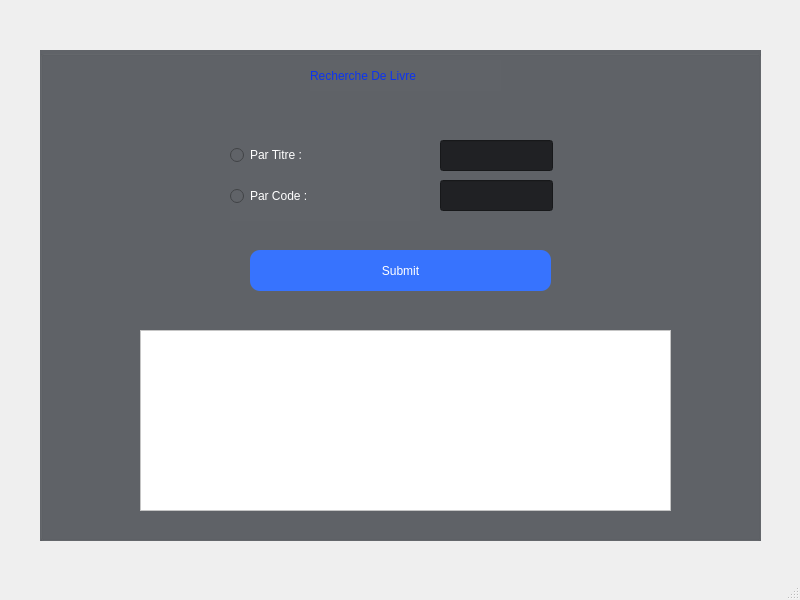
<?xml version="1.0" encoding="UTF-8"?>
<ui version="4.0">
 <class>SearchBook</class>
 <widget class="QMainWindow" name="SearchBook">
  <property name="geometry">
   <rect>
    <x>0</x>
    <y>0</y>
    <width>800</width>
    <height>600</height>
   </rect>
  </property>
  <property name="windowTitle">
   <string>MainWindow</string>
  </property>
  <widget class="QWidget" name="centralwidget">
   <widget class="QGroupBox" name="groupBox">
    <property name="geometry">
     <rect>
      <x>40</x>
      <y>50</y>
      <width>721</width>
      <height>491</height>
     </rect>
    </property>
    <property name="layoutDirection">
     <enum>Qt::LeftToRight</enum>
    </property>
    <property name="styleSheet">
     <string notr="true">background-color:#606368;

</string>
    </property>
    <property name="title">
     <string/>
    </property>
    <widget class="QPushButton" name="pushButton">
     <property name="geometry">
      <rect>
       <x>210</x>
       <y>200</y>
       <width>301</width>
       <height>41</height>
      </rect>
     </property>
     <property name="styleSheet">
      <string notr="true">QPushButton{
background-color:#3773FE;
color:white;
font: 75 12pt &quot;Arial&quot;;
border-radius:10px;
}

QPushButton:hover:!pressed
{
  border: 1px solid black;
}</string>
     </property>
     <property name="text">
      <string>Submit</string>
     </property>
    </widget>
    <widget class="QLabel" name="label">
     <property name="geometry">
      <rect>
       <x>270</x>
       <y>10</y>
       <width>191</width>
       <height>31</height>
      </rect>
     </property>
     <property name="layoutDirection">
      <enum>Qt::LeftToRight</enum>
     </property>
     <property name="styleSheet">
      <string notr="true">color:#0C34F0;
font: 75 16pt bold &quot;Arial Nova&quot;;</string>
     </property>
     <property name="text">
      <string>Recherche De Livre</string>
     </property>
    </widget>
    <widget class="QWidget" name="layoutWidget">
     <property name="geometry">
      <rect>
       <x>190</x>
       <y>80</y>
       <width>190</width>
       <height>91</height>
      </rect>
     </property>
     <layout class="QVBoxLayout" name="verticalLayout">
      <item>
       <widget class="QRadioButton" name="radioButton1">
        <property name="styleSheet">
         <string notr="true">color: rgb(255, 255, 255);
font: 75 12pt &quot;Arial&quot;;
</string>
        </property>
        <property name="text">
         <string>Par Titre : </string>
        </property>
       </widget>
      </item>
      <item>
       <widget class="QRadioButton" name="radioButton2">
        <property name="styleSheet">
         <string notr="true">color: rgb(255, 255, 255);
font: 75 12pt &quot;Arial&quot;;
</string>
        </property>
        <property name="text">
         <string>Par Code :</string>
        </property>
       </widget>
      </item>
     </layout>
    </widget>
    <widget class="QLineEdit" name="lineEdit1">
     <property name="geometry">
      <rect>
       <x>400</x>
       <y>90</y>
       <width>113</width>
       <height>31</height>
      </rect>
     </property>
     <property name="styleSheet">
      <string notr="true">background-color:#202124;
color: rgb(255, 255, 255);
font: 75 12pt &quot;Arial&quot;;</string>
     </property>
     <property name="clearButtonEnabled">
      <bool>true</bool>
     </property>
    </widget>
    <widget class="QLineEdit" name="lineEdit2">
     <property name="geometry">
      <rect>
       <x>400</x>
       <y>130</y>
       <width>113</width>
       <height>31</height>
      </rect>
     </property>
     <property name="styleSheet">
      <string notr="true">background-color:#202124;
color: rgb(255, 255, 255);
font: 75 12pt &quot;Arial&quot;;</string>
     </property>
     <property name="clearButtonEnabled">
      <bool>true</bool>
     </property>
    </widget>
    <widget class="QTableView" name="tableView">
     <property name="geometry">
      <rect>
       <x>100</x>
       <y>280</y>
       <width>531</width>
       <height>181</height>
      </rect>
     </property>
     <property name="styleSheet">
      <string notr="true">background-color:white;
color:black;</string>
     </property>
    </widget>
   </widget>
  </widget>
  <widget class="QMenuBar" name="menubar">
   <property name="geometry">
    <rect>
     <x>0</x>
     <y>0</y>
     <width>800</width>
     <height>20</height>
    </rect>
   </property>
  </widget>
  <widget class="QStatusBar" name="statusbar"/>
 </widget>
 <resources/>
 <connections/>
</ui>
